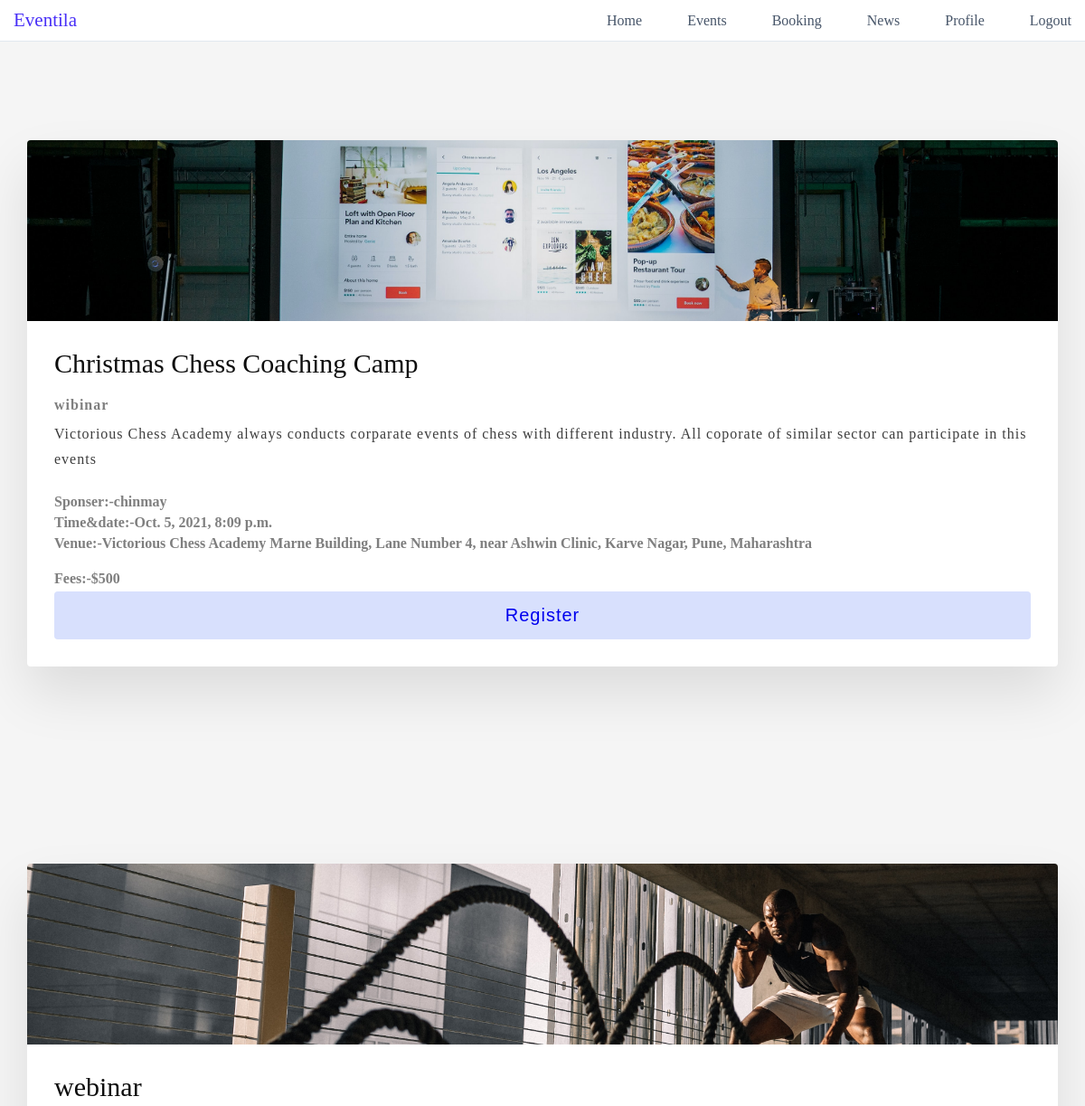
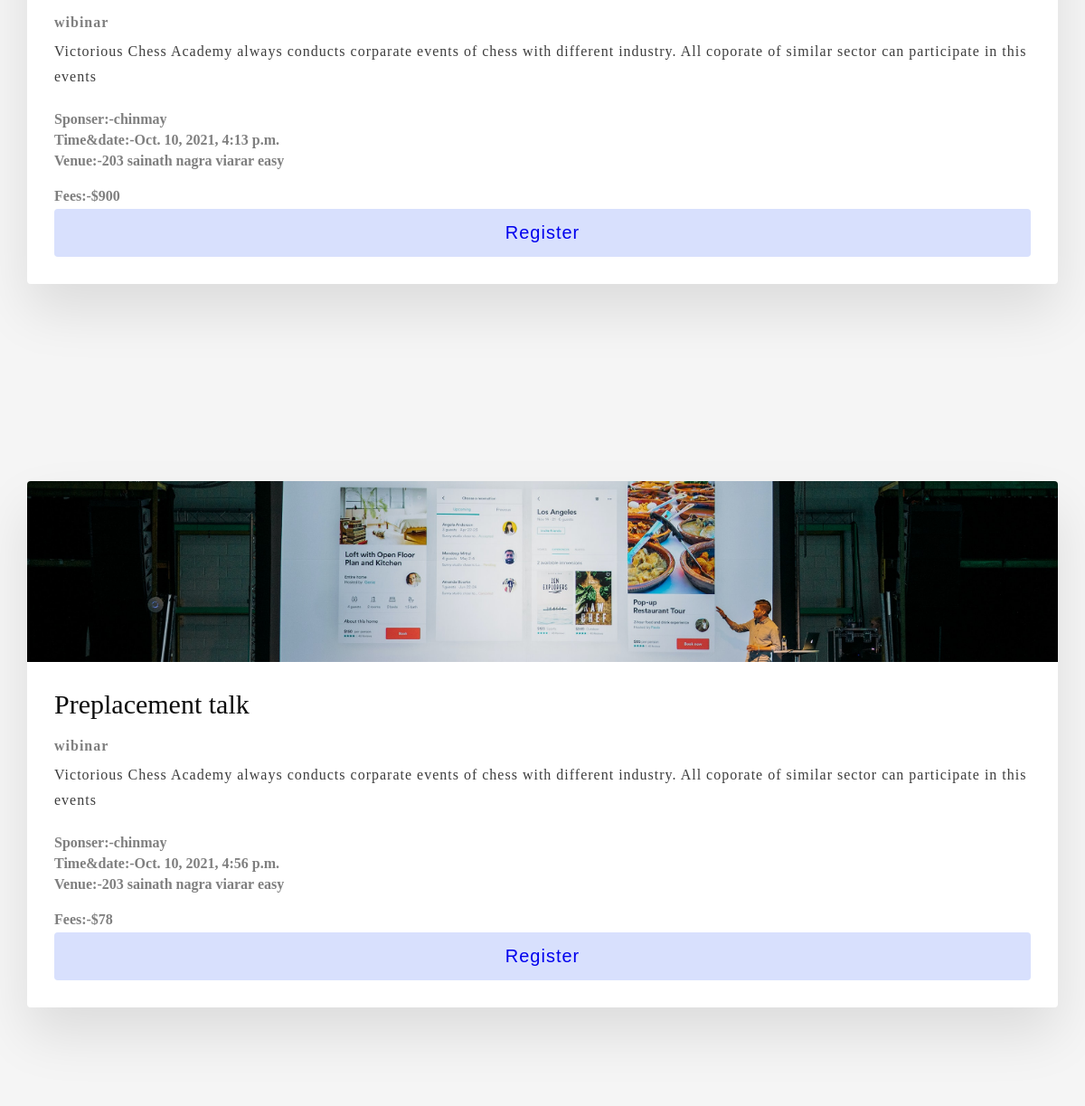
The page /eventsview/ (signed in) on the database its author committed (2 pictures, top to bottom).
### ems/models.py (models this page shows, shortened)
class Event(models.Model):
    Event_name=models.CharField(max_length=100)
    Event_category=models.ForeignKey("ems.Category", on_delete=models.CASCADE, blank=True)
    Event_Desc=models.CharField(max_length=500)
    Event_sponsor=models.ForeignKey("ems.Sponsor", on_delete=models.CASCADE, blank=True)
    Event_price=models.IntegerField(default=0)
    Event_venue=models.CharField(max_length=300,default="")
    Event_datetime=models.DateTimeField(default="")
    Event_image=models.ImageField(upload_to="static/media/event_img",default="")

class Category(models.Model):
    Category_name=models.CharField(max_length=100)
    def __str__(self):
        return self.Category_name

class Sponsor(models.Model):
    Sponser_name=models.CharField(max_length=100)
    Sponser_image=models.ImageField(upload_to="static/media/sponser_img",default="")
    Sponser_desc=models.CharField(max_length=300,default="")
    def __str__(self):
        return self.Sponser_name

### ems/views.py (the view)
# urls.py: path("eventsview/",views.eventsview,name='eventsview'),
@login_required(login_url="/login/")
def eventsview(request):
    allevents=Event.objects.all()
    context={'eventsview':allevents}
    return render(request, 'event.html',context)

### templates/event.html (shortened to what this page needs)
{% extends 'base.html' %}
{% load static %}
{% block body %}
{% for Event in eventsview  %}
<div class="container">
      <div class="grid">
        <div class="grid-item">
          <div class="card">
            <img class="card-img" src="{{Event.Event_image.url}}" alt="Rome" />
            <div class="card-content">
              <h1 class="card-header">{{Event.Event_name}}</h1>
              <p class="card-text">
              <span class="event-span">{{Event.Event_category}}</span>
               {{Event.Event_Desc}}
              </p>
             <span class="event-span">Sponser:-{{Event.Event_sponsor}}</span>
            <span class="event-span">Time&date:-{{Event.Event_datetime}}</span>
            <span class="event-span">Venue:-{{Event.Event_venue}}</span>
              <br>
              <span class="event-span">Fees:-${{Event.Event_price}}</span>
              <button  class="card-btn"><a href="/bookform/{{Event.id}}">Register</a>  </button>
            </div>
          </div>
        </div>
      </div>
</div>
{% endfor %}
{% endblock body %}

### templates/base.html (shortened to what this page needs)
{% load static %}
<!DOCTYPE html>
<html lang="en">
<head>
    <link href="{% static 'css/based.css' %}" rel="stylesheet">
</head>
<body style="background-image:url({% static '' %})">
    <header class="header">
        <nav class="navbar">
            <a href="#" class="nav-logo">Eventila</a>
            <ul class="nav-menu">
                <li class="nav-item">
                    <a href="/" class="nav-link">Home</a>
                </li>
                <li class="nav-item">
                    <a href="{% url 'eventsview' %}" class="nav-link">Events</a>
                </li>
                <li class="nav-item">
                    <a href="{% url 'booking' %}" class="nav-link">Booking</a>
                </li>
                <li class="nav-item">
                    <a href="{% url 'news' %}" class="nav-link">News</a>
                </li>
                <li class="nav-item">
                    <a href="{% url 'profile' %}" class="nav-link">Profile</a>
                </li>
                <li class="nav-item">
                    <a onclick="logout_func()" href="{% url 'logoutUser' %}" class="nav-link">Logout</a>
                </li>
            </ul>
        </nav>
    </header>
{% block body %}
{% endblock body %}
</body>
</html>

### static/css/based.css (style rules this page uses)
* { margin: 0; padding: 0; box-sizing: border-box; }
html { font-size: 62.5%; }
.container { background-color:whitesmoke; display: flex; justify-content: center; align-items: center; min-height: 100vh; padding: 2rem; }
li { list-style: none; }
a { text-decoration: none; }
.header { border-bottom: 1px solid #E2E8F0; }
.navbar { display: flex; justify-content: space-between; align-items: center; padding: 1rem 1.5rem; }
.nav-menu { display: flex; justify-content: space-between; align-items: center; }
.nav-item { margin-left: 5rem; }
.nav-link { font-size: 1.6rem; font-weight: 400; color: #475569; }
.nav-logo { font-size: 2.1rem; font-weight: 500; color: #482ff7; }
.grid { display: grid; width: 114em; grid-gap: 6rem; grid-template-columns: repeat(auto-fit, minmax(30rem, 1fr)); align-items: start; }
.grid-item { background-color: #fff; border-radius: 0.4rem; overflow: hidden; box-shadow: 0 3rem 6rem rgba(0, 0, 0, 0.1); cursor: pointer; transition: 0.2s; }
.card-img { display: block; width: 100%; height: 20rem; object-fit: cover; }
.card-content { padding: 3rem; }
.card-header { font-size: 3rem; font-weight: 500; color: #0d0d0d; margin-bottom: 1.5rem; }
.event-span { display: block; color: rgba(0,0,0,.5); font-size:1.6rem ; font-weight: 600; margin: .5rem 0; }
.card-text { font-size: 1.6rem; letter-spacing: 0.1rem; line-height: 1.7; color: #3d3d3d; margin-bottom: 2.5rem; }
.card-btn { display: block; width: 100%; padding: 1.5rem; font-size: 2rem; text-align: center; color: #3363ff; background-color: #d8e0fd; border: none; border-radius: 0.4rem; transition: 0.2s; cursor: pointer; letter-spacing: 0.1rem; }

### rows shown on the page
Event: Event_image (picture), Event_name "Christmas Chess Coaching Camp", Event_category "wibinar", Event_Desc "Victorious Chess Academy always conducts corparate events of chess with different industry. All coporate of similar sector can participate in this events", Event_sponsor "chinmay", Event_datetime "Oct. 5, 2021, 8:09 p.m.", Event_venue "Victorious Chess Academy Marne Building, Lane Number 4, near Ashwin Clinic, Karve Nagar, Pune, Maharashtra", Event_price "500"
Event: Event_image (picture), Event_name "webinar", Event_category "wibinar", Event_Desc "Victorious Chess Academy always conducts corparate events of chess with different industry. All coporate of similar sector can participate in this events", Event_sponsor "chinmay", Event_datetime "Oct. 10, 2021, 4:13 p.m.", Event_venue "203 sainath nagra viarar easy", Event_price "900"
Event: Event_image (picture), Event_name "Preplacement talk", Event_category "wibinar", Event_Desc "Victorious Chess Academy always conducts corparate events of chess with different industry. All coporate of similar sector can participate in this events", Event_sponsor "chinmay", Event_datetime "Oct. 10, 2021, 4:56 p.m.", Event_venue "203 sainath nagra viarar easy", Event_price "78"
